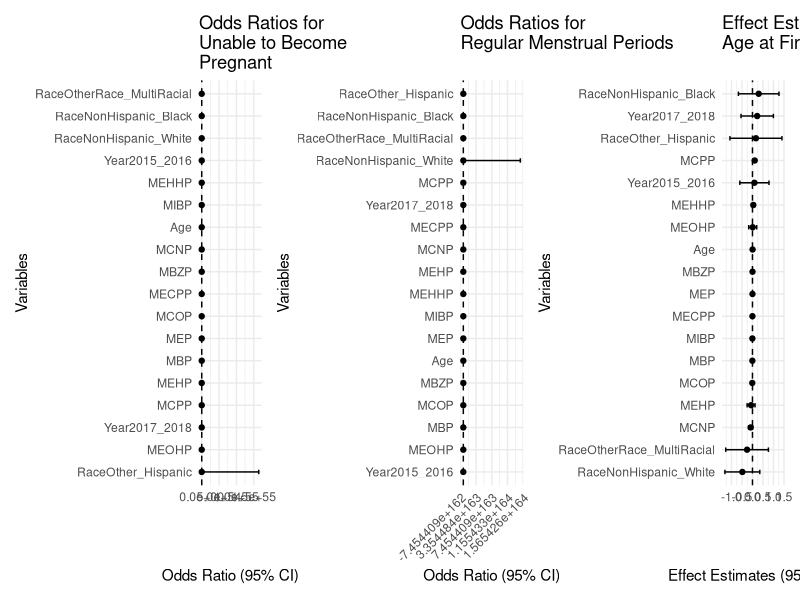
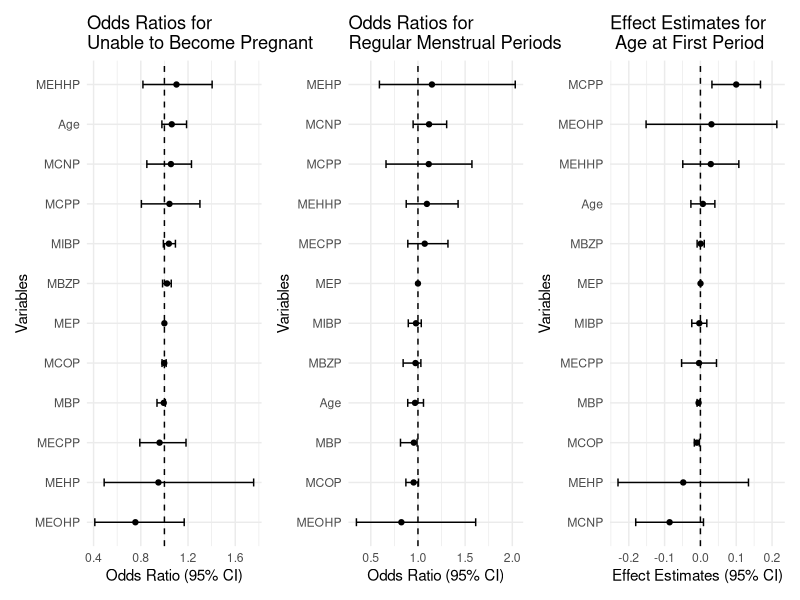
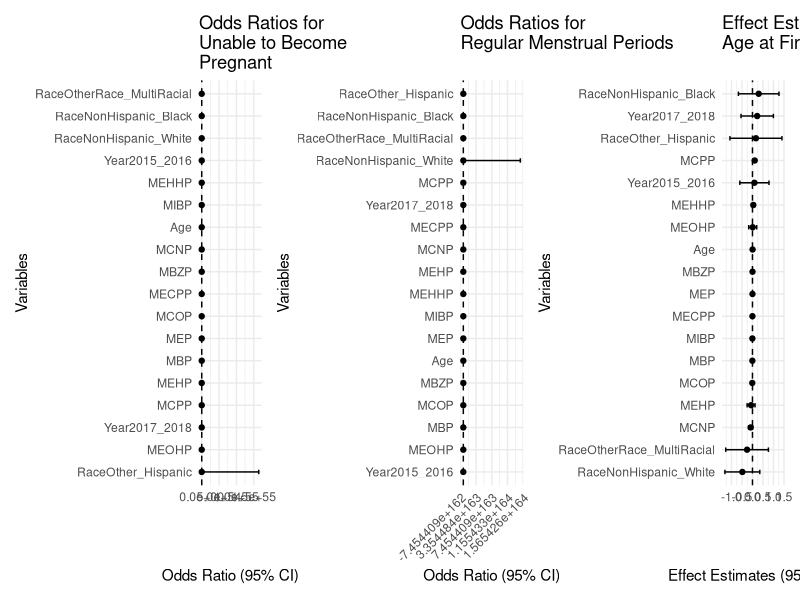
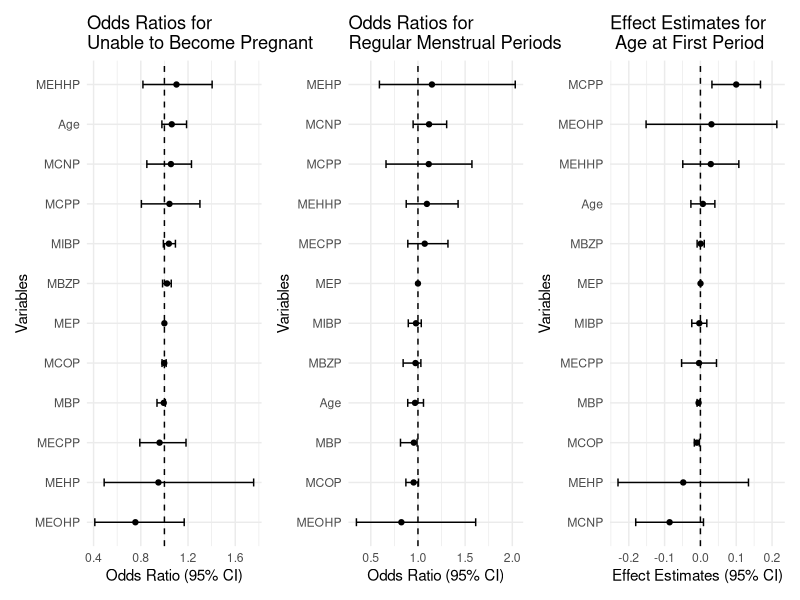

The R source for these figures, in order:
## ---- chunk 1
library(glmnet)
library(tidyverse)
library(broom)
library(patchwork)
## ---- chunk 2
data <- read.csv("data/data_clean.csv") |>
  data.frame() 

data$UnablePregnant <- ifelse(data$UnablePregnant == "Yes", 1,
                              ifelse(data$UnablePregnant == "No", 0, NA))

data$RegularPeriod_12m <- ifelse(data$RegularPeriod_12m == "Yes", 1,
                              ifelse(data$RegularPeriod_12m == "No", 0, NA))
## ---- chunk 3
data =
  data |>
  mutate(Race = as.factor(Race))
         # RegularPeriod_12m = as.factor(RegularPeriod_12m),
         # UnablePregnant = as.factor(UnablePregnant),)
## ---- chunk 4
# Prepare data for modeling
data1 <- data |>
  filter(Age < 50) 
## ---- chunk 5
glm_ability <- glm(UnablePregnant ~ MCNP + MCOP + MECPP + MBP + MCPP + MEP + MEHHP + MEHP + MIBP + MEOHP + MBZP + Age + Race + Year, data = data1, family = binomial)

glm_regularity <- glm(RegularPeriod_12m ~ MCNP + MCOP + MECPP + MBP + MCPP + MEP + MEHHP + MEHP + MIBP + MEOHP + MBZP + Age + Race + Year, data = data1, family = binomial)

glm_first_period <- glm(Age_FirstPeriod ~ MCNP + MCOP + MECPP + MBP + MCPP + MEP + MEHHP + MEHP + MIBP + MEOHP + MBZP + Age + Race + Year, data = data1, family = gaussian)
## ---- chunk 6
# 95% CI
tidy_ability <- tidy(glm_ability, exponentiate = TRUE, conf.int = TRUE) |>
  filter(term != "(Intercept)")

tidy_regularity <- tidy(glm_regularity, exponentiate = TRUE, conf.int = TRUE) |>
  filter(term != "(Intercept)")

tidy_first <- tidy(glm_first_period, exponentiate = FALSE, conf.int = TRUE) |>
  filter(term != "(Intercept)")

# Forest Plots
ggplot(tidy_ability, aes(x = estimate, y = reorder(term, estimate))) +
  geom_point() +
  geom_errorbarh(aes(xmin = conf.low, xmax = conf.high), height = 0.2) +
  geom_vline(xintercept = 1, linetype = "dashed") +
  labs(
    x = "Odds Ratio (95% CI)",
    y = "Variables",
    title = "Odds Ratios for \nUnable to Become \nPregnant"
  ) +
  theme_minimal() -> ability1

ggplot(tidy_regularity, aes(x = estimate, y = reorder(term, estimate))) +
  geom_point() +
  geom_errorbarh(aes(xmin = conf.low, xmax = conf.high), height = 0.2) +
  geom_vline(xintercept = 1, linetype = "dashed") +
  labs(
    x = "Odds Ratio (95% CI)",
    y = "Variables",
    title = "Odds Ratios for\nRegular Menstrual Periods"
  ) +
  theme_minimal() +
  theme(
    axis.text.x = element_text(angle = 45, hjust = 1)
  )-> regularity1

ggplot(tidy_first, aes(x = estimate, y = reorder(term, estimate))) +
  geom_point() +
  geom_errorbarh(aes(xmin = conf.low, xmax = conf.high), height = 0.2) +
  geom_vline(xintercept = 0, linetype = "dashed") +
  labs(
    x = "Effect Estimates (95% CI)",
    y = "Variables",
    title = "Effect Estimates for\nAge at First Period"
  ) +
  theme_minimal() -> first1
## ---- chunk 7
combined_plot = (ability1 + regularity1 + first1)
combined_plot

ggsave(
  filename = "glm_covariates.png",
  plot = combined_plot,
  width = 10.5,
  height = 5
)
## ---- chunk 8
glm_ability <- glm(UnablePregnant ~ MCNP + MCOP + MECPP + MBP + MCPP + MEP + MEHHP + MEHP + MIBP + MEOHP + MBZP + Age, data = data1, family = binomial)

glm_regularity <- glm(RegularPeriod_12m ~ MCNP + MCOP + MECPP + MBP + MCPP + MEP + MEHHP + MEHP + MIBP + MEOHP + MBZP + Age, data = data1, family = binomial)

glm_first_period <- glm(Age_FirstPeriod ~ MCNP + MCOP + MECPP + MBP + MCPP + MEP + MEHHP + MEHP + MIBP + MEOHP + MBZP + Age, data = data1, family = gaussian)
## ---- chunk 9
# 95% CI
tidy_ability <- tidy(glm_ability, exponentiate = TRUE, conf.int = TRUE) |>
  filter(term != "(Intercept)")

tidy_regularity <- tidy(glm_regularity, exponentiate = TRUE, conf.int = TRUE) |>
  filter(term != "(Intercept)")

tidy_first <- tidy(glm_first_period, exponentiate = FALSE, conf.int = TRUE) |>
  filter(term != "(Intercept)")

# Forest Plots
ggplot(tidy_ability, aes(x = estimate, y = reorder(term, estimate))) +
  geom_point() +
  geom_errorbarh(aes(xmin = conf.low, xmax = conf.high), height = 0.2) +
  geom_vline(xintercept = 1, linetype = "dashed") +
  labs(
    x = "Odds Ratio (95% CI)",
    y = "Variables",
    title = "Odds Ratios for \nUnable to Become Pregnant"
  ) +
  theme_minimal() -> ability1

ggplot(tidy_regularity, aes(x = estimate, y = reorder(term, estimate))) +
  geom_point() +
  geom_errorbarh(aes(xmin = conf.low, xmax = conf.high), height = 0.2) +
  geom_vline(xintercept = 1, linetype = "dashed") +
  labs(
    x = "Odds Ratio (95% CI)",
    y = "Variables",
    title = "Odds Ratios for\nRegular Menstrual Periods"
  ) +
  theme_minimal() -> regularity1

ggplot(tidy_first, aes(x = estimate, y = reorder(term, estimate))) +
  geom_point() +
  geom_errorbarh(aes(xmin = conf.low, xmax = conf.high), height = 0.2) +
  geom_vline(xintercept = 0, linetype = "dashed") +
  labs(
    x = "Effect Estimates (95% CI)",
    y = "Variables",
    title = "Effect Estimates for\n Age at First Period"
  ) +
  theme_minimal() -> first1
## ---- chunk 10
combined_plot = (ability1 + regularity1 + first1)
combined_plot

ggsave(
  filename = "glm_forest_plot.png",
  plot = combined_plot,
  width = 10,
  height = 4
)
